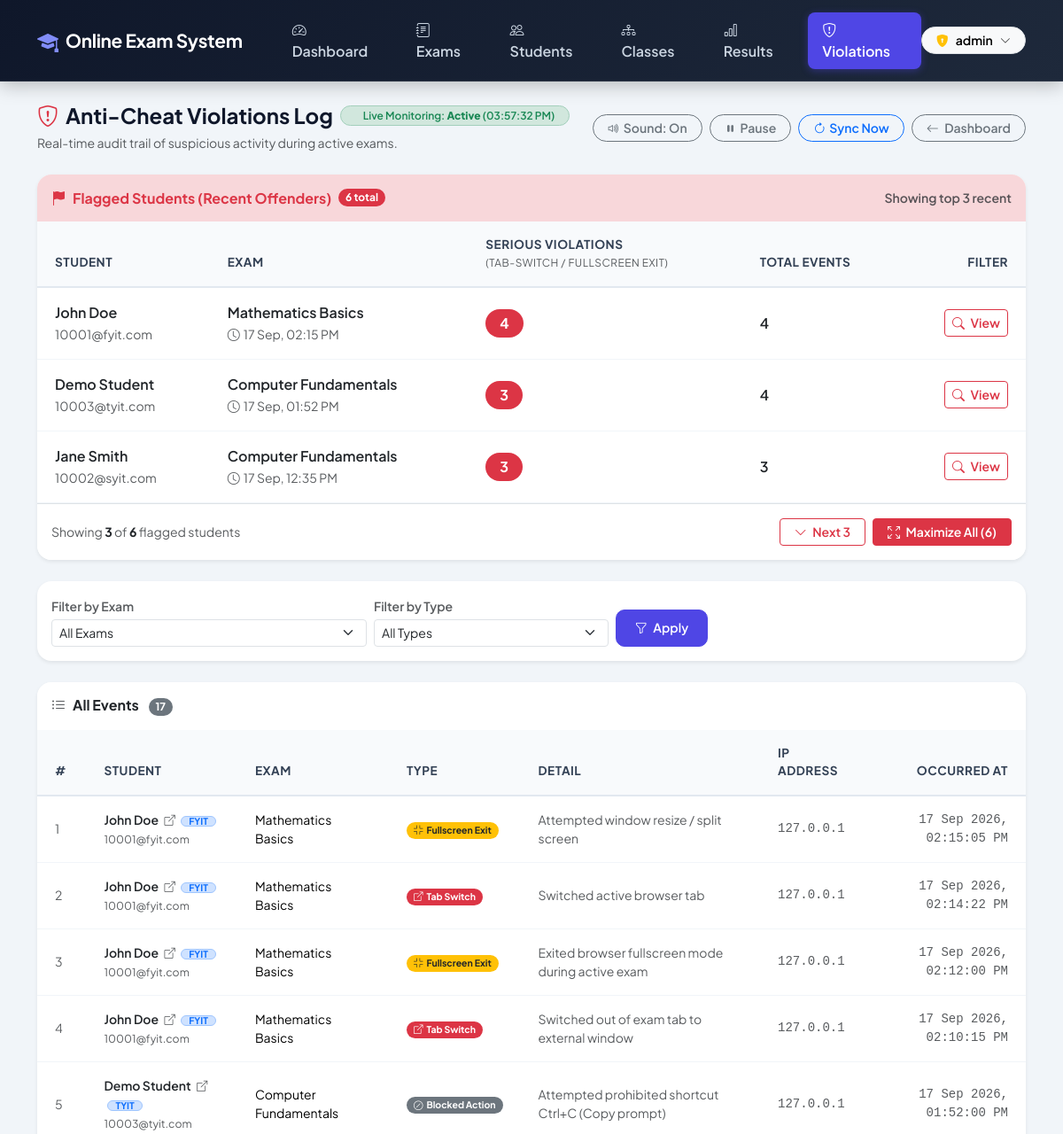
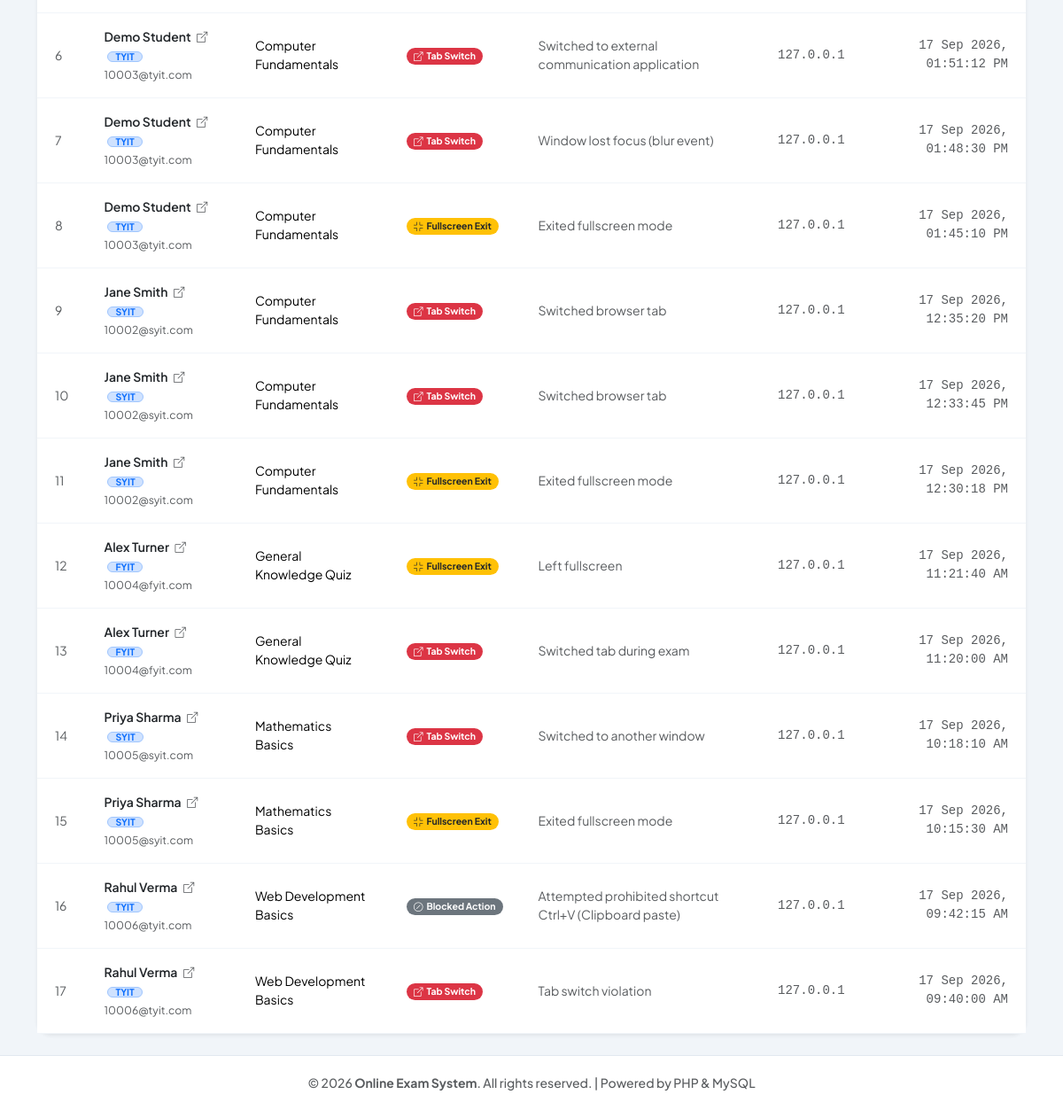
/admin/violations.php (signed in), run on the app's committed database (2 pictures, top to bottom).
### tables this page shows
CREATE TABLE IF NOT EXISTS `exam_violations` (
    `id`             INT AUTO_INCREMENT PRIMARY KEY,
    `student_id`     INT          NOT NULL,
    `exam_id`        INT          NOT NULL,
    `violation_type` VARCHAR(50)  NOT NULL,
    `detail`         VARCHAR(255) NULL,
    `ip_address`     VARCHAR(45)  NULL,
    `user_agent`     TEXT         NULL,
    `occurred_at`    DATETIME     NOT NULL DEFAULT CURRENT_TIMESTAMP,
    INDEX `idx_violations` (`student_id`, `exam_id`),
    INDEX `idx_violations_lookup` (`student_id`, `exam_id`, `violation_type`),
    INDEX `idx_violations_exam_time` (`exam_id`, `occurred_at`),
    FOREIGN KEY (`student_id`) REFERENCES `students`(`id`) ON DELETE CASCADE,
    FOREIGN KEY (`exam_id`)    REFERENCES `exams`(`id`)    ON DELETE CASCADE
);

CREATE TABLE IF NOT EXISTS `students` (
    `id`       INT AUTO_INCREMENT PRIMARY KEY,
    `name`     VARCHAR(100) NOT NULL,
    `email`    VARCHAR(100) NOT NULL UNIQUE,
    `password` VARCHAR(255) NOT NULL,
    `class_id` INT NULL,
    FOREIGN KEY (`class_id`) REFERENCES `classes`(`id`) ON DELETE SET NULL
);

CREATE TABLE IF NOT EXISTS `classes` (
    `id`          INT AUTO_INCREMENT PRIMARY KEY,
    `name`        VARCHAR(50)  NOT NULL,
    `description` VARCHAR(200) NULL,
    `sort_order`  INT          NOT NULL DEFAULT 0,
    `created_at`  DATETIME     NOT NULL DEFAULT CURRENT_TIMESTAMP,
    UNIQUE KEY `uq_class_name` (`name`)
);

CREATE TABLE IF NOT EXISTS `exams` (
    `id`               INT AUTO_INCREMENT PRIMARY KEY,
    `title`            VARCHAR(150) NOT NULL,
    `duration_minutes` INT          NOT NULL DEFAULT 30,
    `result_mode`      VARCHAR(20)  NOT NULL DEFAULT 'instant',
    `start_at`             DATETIME     NULL,
    `end_at`               DATETIME     NULL,
    `questions_to_display` INT          NOT NULL DEFAULT 0
);

### admin/violations.php (the view, shortened to what this page needs)
<?php
include '../includes/header.php';
include '../config/db.php';
$where   = [];
$sql = "SELECT v.*, s.name AS student_name, s.email AS student_email, c.name AS class_name, e.title AS exam_title
        FROM exam_violations v
        JOIN students s ON v.student_id = s.id
        LEFT JOIN classes c ON s.class_id = c.id
        JOIN exams e    ON v.exam_id    = e.id"
    . ($where ? ' WHERE ' . implode(' AND ', $where) : '')
    . " ORDER BY v.occurred_at DESC LIMIT 500";
$stmt = mysqli_prepare($conn, $sql);
$violations = [];
if ($stmt) {
    mysqli_stmt_execute($stmt);
    $res = mysqli_stmt_get_result($stmt);
    while ($row = mysqli_fetch_assoc($res)) {
        $violations[] = $row;
    }
}
$summary_sql = "SELECT v.student_id, s.name, s.email, e.title AS exam_title, v.exam_id,
                       COUNT(*) AS total,
                       SUM(v.violation_type IN ('tab_switch','fullscreen_exit','exit_exam')) AS serious,
                       MAX(v.occurred_at) AS latest_violation
                FROM exam_violations v
                JOIN students s ON v.student_id=s.id
                JOIN exams e ON v.exam_id=e.id
                GROUP BY v.student_id, v.exam_id
                ORDER BY latest_violation DESC, serious DESC, total DESC LIMIT 100";
$summary_res  = mysqli_query($conn, $summary_sql);
$summaries    = [];
if ($summary_res) {
    while ($r = mysqli_fetch_assoc($summary_res)) $summaries[] = $r;
}
?>
<div class="d-flex justify-content-between align-items-center mb-4 flex-wrap gap-2">
    <div>
        <div class="d-flex align-items-center gap-2 mb-1 flex-wrap">
            <h4 class="fw-bold mb-0"><i class="bi bi-shield-exclamation text-danger me-2"></i>Anti-Cheat Violations Log</h4>
            <span class="badge bg-success-subtle text-success border border-success-subtle rounded-pill px-3 py-1.5 small fw-semibold d-inline-flex align-items-center gap-1.5" id="liveStatusBadge">
                <span>Live Monitoring: <strong id="syncStateText">Active</strong> (<span id="syncTime"><?php echo date('h:i:s A'); ?></span>)</span>
            </span>
        </div>
        <small class="text-muted">Real-time audit trail of suspicious activity during active exams.</small>
    </div>
    <div class="d-flex align-items-center gap-2 flex-wrap">
        <button type="button" class="btn btn-sm btn-outline-secondary rounded-pill px-3 fw-semibold" id="toggleSoundBtn" onclick="toggleSoundAlert()" title="Toggle audio alert on new violations">
            <i class="bi bi-volume-up me-1" id="soundIcon"></i><span id="soundLabel">Sound: On</span>
        </button>
        <button type="button" class="btn btn-sm btn-outline-secondary rounded-pill px-3 fw-semibold" id="toggleSyncBtn" onclick="toggleAutoSync()">
            <i class="bi bi-pause-fill me-1" id="syncIcon"></i><span id="syncLabel">Pause</span>
        </button>
        <button type="button" class="btn btn-sm btn-outline-primary rounded-pill px-3 fw-semibold" id="manualSyncBtn" onclick="fetchViolationsFeed(true)">
            <i class="bi bi-arrow-clockwise me-1" id="refreshIcon"></i>Sync Now
        </button>
        <a href="dashboard.php" class="btn btn-sm btn-outline-secondary fw-semibold rounded-pill px-3">
            <i class="bi bi-arrow-left me-1"></i> Dashboard
        </a>
    </div>
</div>
<div class="toast-container position-fixed top-0 end-0 p-3" style="z-index: 1090;" id="violationToastContainer"></div>
<div class="card border-0 shadow-sm rounded-4 mb-4" id="flaggedStudentsCard" style="<?php echo empty($summaries) ? 'display: none;' : ''; ?>">
    <div class="card-header bg-danger-subtle border-0 rounded-top-4 py-3 d-flex justify-content-between align-items-center flex-wrap gap-2">
        <div class="d-flex align-items-center gap-2">
            <h6 class="fw-bold text-danger mb-0"><i class="bi bi-flag-fill me-2"></i>Flagged Students (Recent Offenders)</h6>
            <span class="badge bg-danger text-white rounded-pill px-2.5 py-1" id="offendersTotalBadge"><?php echo count($summaries); ?> total</span>
        </div>
        <small class="text-muted fw-semibold" id="offendersCountSummary">Showing top <?php echo min(3, count($summaries)); ?> recent</small>
    </div>
    <div class="card-body p-0">
        <div class="table-responsive">
            <table class="table custom-table align-middle mb-0">
                <thead>
                    <tr>
                        <th class="ps-4">Student</th>
                        <th>Exam</th>
                        <th>Serious Violations<br><small class="text-muted fw-normal">(tab-switch / fullscreen exit)</small></th>
                        <th>Total Events</th>
                        <th class="pe-4 text-end">Filter</th>
                    </tr>
                </thead>
                <tbody id="offendersTableBody">
                    <?php foreach ($summaries as $idx => $s):
                        $risk = $s['serious'] >= 3 ? 'danger' : ($s['serious'] >= 1 ? 'warning' : 'secondary');
                        $is_extra = ($idx >= 3);
                    ?>
                    <tr class="offender-row <?php echo $is_extra ? 'd-none offender-extra' : ''; ?>" data-index="<?php echo $idx; ?>">
                        <td class="ps-4">
                            <div class="fw-semibold text-dark"><?php echo htmlspecialchars($s['name']); ?></div>
                            <small class="text-muted"><?php echo htmlspecialchars($s['email']); ?></small>
                        </td>
                        <td>
                            <div class="fw-semibold text-dark"><?php echo htmlspecialchars($s['exam_title']); ?></div>
                            <?php if (!empty($s['latest_violation'])): ?>
                                <small class="text-muted"><i class="bi bi-clock me-1"></i><?php echo date('d M, h:i A', strtotime($s['latest_violation'])); ?></small>
                            <?php endif; ?>
                        </td>
                        <td>
                            <span class="badge bg-<?php echo $risk; ?> rounded-pill px-3 py-2 fs-6">
                                <?php echo $s['serious']; ?>
                            </span>
                        </td>
                        <td>
                            <span class="fw-semibold text-dark"><?php echo $s['total']; ?></span>
                        </td>
                        <td class="pe-4 text-end">
                            <a href="?student_id=<?php echo $s['student_id']; ?>&exam_id=<?php echo $s['exam_id']; ?>"
                               class="btn btn-sm btn-outline-danger fw-semibold">
                                <i class="bi bi-search me-1"></i> View
                            </a>
                        </td>
                    </tr>
                    <?php endforeach; ?>
                </tbody>
            </table>
        </div>
    </div>
    <div class="card-footer bg-white border-0 py-3 rounded-bottom-4 d-flex justify-content-between align-items-center flex-wrap gap-2 border-top <?php echo (count($summaries) <= 3) ? 'd-none' : ''; ?>" id="offendersFooter">
        <div class="text-muted small">
            Showing <strong id="offendersVisibleCount" class="text-dark"><?php echo min(3, count($summaries)); ?></strong> of <strong class="text-dark" id="offendersFooterCount"><?php echo count($summaries); ?></strong> flagged students
        </div>
        <div class="d-flex align-items-center gap-2">
            <button type="button" class="btn btn-sm btn-outline-danger fw-semibold px-3" id="btnNextThree" onclick="showNextOffenders(3)">
                <i class="bi bi-chevron-down me-1"></i> Next 3
            </button>
            <button type="button" class="btn btn-sm btn-danger fw-semibold px-3" id="btnMaximizeAll" onclick="maximizeOffenders()">
                <i class="bi bi-arrows-fullscreen me-1"></i> Maximize All (<span id="btnMaximizeCount"><?php echo count($summaries); ?></span>)
            </button>
        </div>
    </div>
</div>
<div class="card border-0 shadow-sm rounded-4 mb-4">
    <div class="card-body py-3">
        <form method="GET" class="row g-2 align-items-end" id="violationsFilterForm">
            <div class="col-md-4">
                <label class="form-label small fw-semibold text-muted mb-1">Filter by Exam</label>
                <select name="exam_id" class="form-select form-select-sm" id="filterExamSelect">
                    <option value="">All Exams</option>
                </select>
            </div>
            <div class="col-md-3">
                <label class="form-label small fw-semibold text-muted mb-1">Filter by Type</label>
                <select name="type" class="form-select form-select-sm" id="filterTypeSelect">
                    <option value="">All Types</option>
                </select>
            </div>
            <div class="col-md-auto">
                <button type="submit" class="btn btn-primary btn-sm fw-semibold px-4">
                    <i class="bi bi-funnel me-1"></i> Apply
                </button>
            </div>
        </form>
    </div>
</div>
<div class="card border-0 shadow-sm rounded-4">
    <div class="card-header bg-white border-0 rounded-top-4 py-3 d-flex justify-content-between align-items-center">
        <h6 class="fw-bold mb-0"><i class="bi bi-list-ul me-2 text-muted"></i>All Events
            <span class="badge bg-secondary rounded-pill ms-2" id="allEventsCount"><?php echo count($violations); ?></span>
        </h6>
    </div>
    <div class="card-body p-0">
        <div class="table-responsive">
            <table class="table custom-table align-middle mb-0 small">
                <thead>
                    <tr>
                        <th class="ps-4">#</th>
                        <th>Student</th>
                        <th>Exam</th>
                        <th>Type</th>
                        <th>Detail</th>
                        <th>IP Address</th>
                        <th class="pe-4 text-end">Occurred At</th>
                    </tr>
                </thead>
                <tbody id="violationsTableBody">
                    <?php if (empty($violations)): ?>
                        <tr class="empty-state-row">
                            <td colspan="7" class="text-center text-muted py-5">
                                <i class="bi bi-shield-check fs-2 d-block mb-2 text-success"></i>
                                No violations recorded. All students are behaving!
                            </td>
                        </tr>
                    <?php else:
                        $i = 1;
                        foreach ($violations as $v):
                            $badge = match($v['violation_type']) {
                                'tab_switch'      => ['bg-danger',  'bi-box-arrow-up-right', 'Tab Switch'],
                                'fullscreen_exit' => ['bg-warning text-dark', 'bi-fullscreen-exit', 'Fullscreen Exit'],
                                'exit_exam'       => ['bg-danger',  'bi-door-open-fill',     'Exited Exam'],
                                'blocked_key'     => ['bg-secondary', 'bi-slash-circle',     'Blocked Action'],
                                default           => ['bg-dark', 'bi-question', $v['violation_type']],
                            };
                    ?>
                        <tr data-id="<?php echo (int)$v['id']; ?>">
                            <td class="ps-4 text-muted row-idx"><?php echo $i++; ?></td>
                            <td>
                                <a href="student-profile.php?id=<?php echo $v['student_id']; ?>" class="fw-semibold text-dark text-decoration-none">
                                    <?php echo htmlspecialchars($v['student_name']); ?>
                                    <i class="bi bi-box-arrow-up-right ms-1 small text-muted"></i>
                                </a>
                                <?php if (!empty($v['class_name'])): ?>
                                    <span class="badge bg-primary-subtle text-primary border border-primary-subtle rounded-pill px-2 py-0 ms-1 small">
                                        <?php echo htmlspecialchars($v['class_name']); ?>
                                    </span>
                                <?php endif; ?>
                                <br><small class="text-muted"><?php echo htmlspecialchars($v['student_email']); ?></small>
                            </td>
                            <td><?php echo htmlspecialchars($v['exam_title']); ?></td>
                            <td>
                                <span class="badge <?php echo $badge[0]; ?> rounded-pill px-2 py-1">
                                    <i class="bi <?php echo $badge[1]; ?> me-1"></i><?php echo $badge[2]; ?>
                                </span>
                            </td>
                            <td class="text-muted"><?php echo htmlspecialchars($v['detail'] ?? '—'); ?></td>
                            <td class="font-monospace text-muted"><?php echo htmlspecialchars($v['ip_address'] ?? '—'); ?></td>
                            <td class="pe-4 text-end text-muted font-monospace"><?php echo date('d M Y, h:i:s A', strtotime($v['occurred_at'])); ?></td>
                        </tr>
                    <?php endforeach; endif; ?>
                </tbody>
            </table>
        </div>
    </div>
</div>
<?php include '../includes/footer.php'; ?>

### css/style.css (style rules this page uses)
:root { --primary-color: #4f46e5; --primary-hover: #4338ca; --secondary-color: #64748b; --success-color: #10b981; --danger-color: #ef4444; --warning-color: #f59e0b; --info-color: #06b6d4; --bg-body: #f1f5f9; --card-bg: #ffffff; --text-main: #0f172a; --text-muted: #64748b; --border-color: #cbd5e1; --shadow-sm: 0 1px 3px rgba(0,0,0,0.08); --shadow-md: 0 4px 14px rgba(15, 23, 42, 0.1); --shadow-lg: 0 12px 28px rgba(15, 23, 42, 0.15); }
body { background-color: var(--bg-body) !important; color: var(--text-main) !important; font-family: 'Plus Jakarta Sans', -apple-system, BlinkMacSystemFont, sans-serif; min-height: 100vh; display: flex; flex-direction: column; }
:root { --exam-q-font-size: 1.2rem; --exam-body-font-size: 1.05rem; }
.custom-table { border-collapse: separate !important; border-spacing: 0 !important; }
.custom-table thead th { background: #f8fafc !important; color: #334155 !important; font-weight: 700 !important; font-size: 0.85rem !important; text-transform: uppercase !important; letter-spacing: 0.5px !important; padding: 1rem 1.25rem !important; border-bottom: 2px solid #e2e8f0 !important; }
.custom-table tbody td { padding: 1rem 1.25rem !important; vertical-align: middle !important; border-bottom: 1px solid #f1f5f9 !important; }
.btn-primary { background-color: #4f46e5 !important; border-color: #4f46e5 !important; color: #ffffff !important; font-weight: 600 !important; border-radius: 10px !important; padding: 0.6rem 1.3rem !important; transition: all 0.2s ease !important; }

### data on the page
exam_violations: student.name "John Doe", classes.name "FYIT", student.email "10001@fyit.com", exam.title "Mathematics Basics", violation_type "Fullscreen Exit", detail "Attempted window resize / split screen", ip_address "127.0.0.1", occurred_at "17 Sep 2026, 02:15:05 PM"
exam_violations: student.name "John Doe", classes.name "FYIT", student.email "10001@fyit.com", exam.title "Mathematics Basics", violation_type "Tab Switch", detail "Switched active browser tab", ip_address "127.0.0.1", occurred_at "17 Sep 2026, 02:14:22 PM"
exam_violations: student.name "John Doe", classes.name "FYIT", student.email "10001@fyit.com", exam.title "Mathematics Basics", violation_type "Fullscreen Exit", detail "Exited browser fullscreen mode during active exam", ip_address "127.0.0.1", occurred_at "17 Sep 2026, 02:12:00 PM"
exam_violations: student.name "John Doe", classes.name "FYIT", student.email "10001@fyit.com", exam.title "Mathematics Basics", violation_type "Tab Switch", detail "Switched out of exam tab to external window", ip_address "127.0.0.1", occurred_at "17 Sep 2026, 02:10:15 PM"
exam_violations: student.name "Demo Student", classes.name "TYIT", student.email "10003@tyit.com", exam.title "Computer Fundamentals", violation_type "Blocked Action", detail "Attempted prohibited shortcut Ctrl+C (Copy prompt)", ip_address "127.0.0.1", occurred_at "17 Sep 2026, 01:52:00 PM"
exam_violations: student.name "Demo Student", classes.name "TYIT", student.email "10003@tyit.com", exam.title "Computer Fundamentals", violation_type "Tab Switch", detail "Switched to external communication application", ip_address "127.0.0.1", occurred_at "17 Sep 2026, 01:51:12 PM"
exam_violations: student.name "Demo Student", classes.name "TYIT", student.email "10003@tyit.com", exam.title "Computer Fundamentals", violation_type "Tab Switch", detail "Window lost focus (blur event)", ip_address "127.0.0.1", occurred_at "17 Sep 2026, 01:48:30 PM"
exam_violations: student.name "Demo Student", classes.name "TYIT", student.email "10003@tyit.com", exam.title "Computer Fundamentals", violation_type "Fullscreen Exit", detail "Exited fullscreen mode", ip_address "127.0.0.1", occurred_at "17 Sep 2026, 01:45:10 PM"
exam_violations: student.name "Jane Smith", classes.name "SYIT", student.email "10002@syit.com", exam.title "Computer Fundamentals", violation_type "Tab Switch", detail "Switched browser tab", ip_address "127.0.0.1", occurred_at "17 Sep 2026, 12:35:20 PM"
exam_violations: student.name "Jane Smith", classes.name "SYIT", student.email "10002@syit.com", exam.title "Computer Fundamentals", violation_type "Tab Switch", detail "Switched browser tab", ip_address "127.0.0.1", occurred_at "17 Sep 2026, 12:33:45 PM"
exam_violations: student.name "Jane Smith", classes.name "SYIT", student.email "10002@syit.com", exam.title "Computer Fundamentals", violation_type "Fullscreen Exit", detail "Exited fullscreen mode", ip_address "127.0.0.1", occurred_at "17 Sep 2026, 12:30:18 PM"
exam_violations: student.name "Alex Turner", classes.name "FYIT", student.email "10004@fyit.com", exam.title "General Knowledge Quiz", violation_type "Fullscreen Exit", detail "Left fullscreen", ip_address "127.0.0.1", occurred_at "17 Sep 2026, 11:21:40 AM"
exam_violations: student.name "Alex Turner", classes.name "FYIT", student.email "10004@fyit.com", exam.title "General Knowledge Quiz", violation_type "Tab Switch", detail "Switched tab during exam", ip_address "127.0.0.1", occurred_at "17 Sep 2026, 11:20:00 AM"
exam_violations: student.name "Priya Sharma", classes.name "SYIT", student.email "10005@syit.com", exam.title "Mathematics Basics", violation_type "Tab Switch", detail "Switched to another window", ip_address "127.0.0.1", occurred_at "17 Sep 2026, 10:18:10 AM"
exam_violations: student.name "Priya Sharma", classes.name "SYIT", student.email "10005@syit.com", exam.title "Mathematics Basics", violation_type "Fullscreen Exit", detail "Exited fullscreen mode", ip_address "127.0.0.1", occurred_at "17 Sep 2026, 10:15:30 AM"
exam_violations: student.name "Rahul Verma", classes.name "TYIT", student.email "10006@tyit.com", exam.title "Web Development Basics", violation_type "Blocked Action", detail "Attempted prohibited shortcut Ctrl+V (Clipboard paste)", ip_address "127.0.0.1", occurred_at "17 Sep 2026, 09:42:15 AM"
exam_violations: student.name "Rahul Verma", classes.name "TYIT", student.email "10006@tyit.com", exam.title "Web Development Basics", violation_type "Tab Switch", detail "Tab switch violation", ip_address "127.0.0.1", occurred_at "17 Sep 2026, 09:40:00 AM"

### other printed values
$_SESSION['admin_username'] "admin"
count($summaries) "6"
min(3, count($summaries)) "3"
$s['name'] "John Doe"
$s['email'] "10001@fyit.com"
$s['exam_title'] "Mathematics Basics"
date('d M, h:i A', strtotime($s['latest_violation'])) "17 Sep, 02:15 PM"
$s['serious'] "4"
$s['total'] "4"
$s['name'] "Demo Student"
$s['email'] "10003@tyit.com"
$s['exam_title'] "Computer Fundamentals"
date('d M, h:i A', strtotime($s['latest_violation'])) "17 Sep, 01:52 PM"
$s['serious'] "3"
$s['name'] "Jane Smith"
